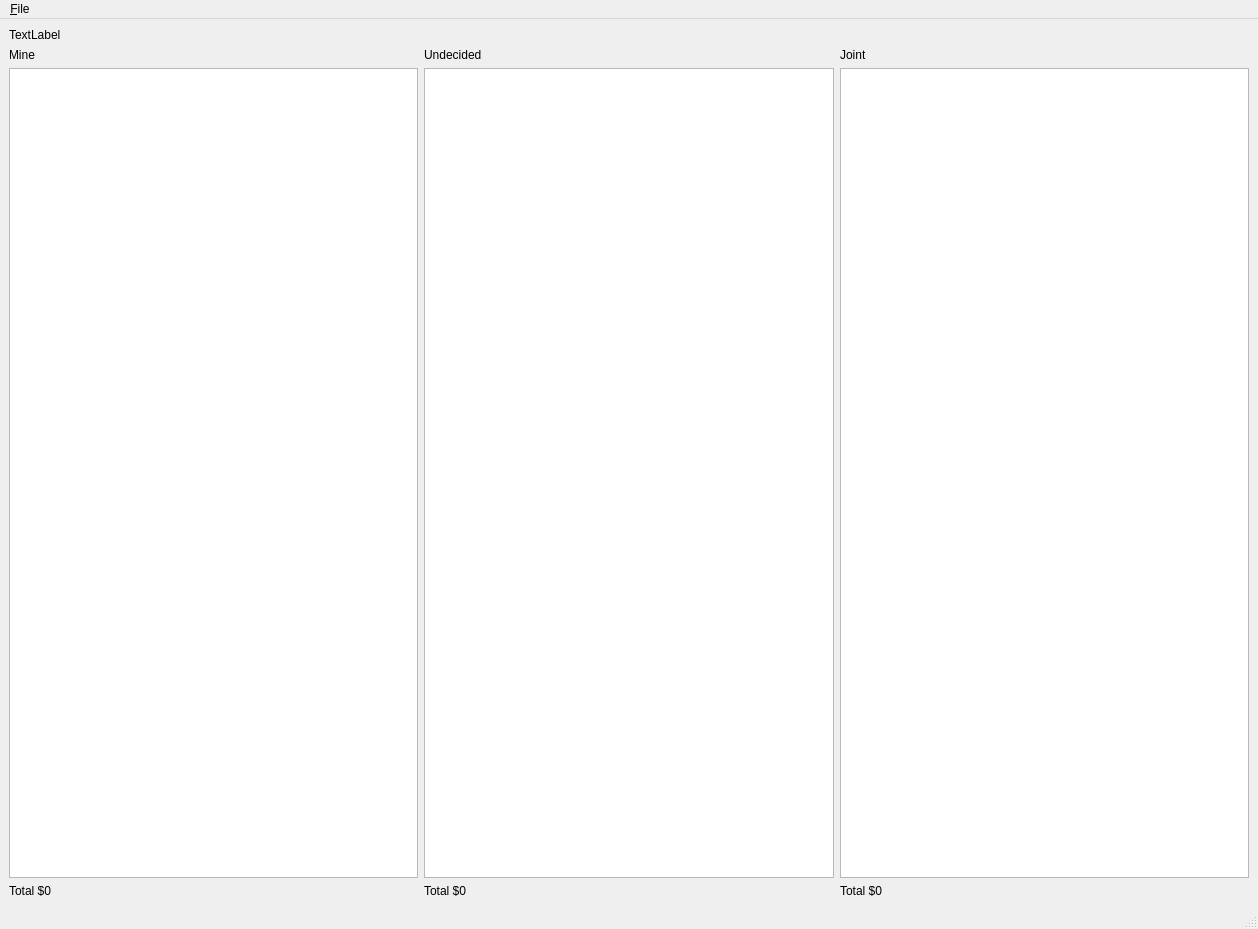
<?xml version="1.0" encoding="UTF-8"?>
<ui version="4.0">
 <class>finance</class>
 <widget class="QMainWindow" name="finance">
  <property name="geometry">
   <rect>
    <x>0</x>
    <y>0</y>
    <width>1258</width>
    <height>929</height>
   </rect>
  </property>
  <property name="windowTitle">
   <string>Finance</string>
  </property>
  <widget class="QWidget" name="centralwidget">
   <layout class="QGridLayout" name="gridLayout">
    <item row="2" column="0">
     <layout class="QGridLayout" name="mainGrid">
      <item row="3" column="0">
       <widget class="FinanceTableWidget" name="leftTable">
        <property name="rowCount">
         <number>0</number>
        </property>
        <property name="columnCount">
         <number>0</number>
        </property>
       </widget>
      </item>
      <item row="1" column="2">
       <widget class="QLabel" name="labelJoint">
        <property name="text">
         <string>Joint</string>
        </property>
       </widget>
      </item>
      <item row="1" column="0">
       <widget class="QLabel" name="labelMine">
        <property name="text">
         <string>Mine</string>
        </property>
       </widget>
      </item>
      <item row="3" column="1">
       <widget class="FinanceTableWidget" name="midTable">
        <property name="rowCount">
         <number>0</number>
        </property>
        <property name="columnCount">
         <number>0</number>
        </property>
       </widget>
      </item>
      <item row="3" column="2">
       <widget class="FinanceTableWidget" name="rightTable">
        <property name="rowCount">
         <number>0</number>
        </property>
        <property name="columnCount">
         <number>0</number>
        </property>
       </widget>
      </item>
      <item row="1" column="1">
       <widget class="QLabel" name="labelUndecided">
        <property name="text">
         <string>Undecided</string>
        </property>
       </widget>
      </item>
      <item row="4" column="2">
       <widget class="QLabel" name="rightTotal">
        <property name="text">
         <string>Total $0</string>
        </property>
       </widget>
      </item>
      <item row="4" column="1">
       <widget class="QLabel" name="midTotal">
        <property name="text">
         <string>Total $0</string>
        </property>
       </widget>
      </item>
      <item row="4" column="0">
       <widget class="QLabel" name="leftTotal">
        <property name="text">
         <string>Total $0</string>
        </property>
       </widget>
      </item>
     </layout>
    </item>
    <item row="0" column="0">
     <layout class="QGridLayout" name="gridLayout_2">
      <item row="0" column="0">
       <widget class="QLabel" name="label">
        <property name="text">
         <string>TextLabel</string>
        </property>
       </widget>
      </item>
     </layout>
    </item>
   </layout>
  </widget>
  <widget class="QMenuBar" name="menubar">
   <property name="geometry">
    <rect>
     <x>0</x>
     <y>0</y>
     <width>1258</width>
     <height>22</height>
    </rect>
   </property>
   <widget class="QMenu" name="menuFile">
    <property name="title">
     <string>&amp;File</string>
    </property>
    <addaction name="actionOpen"/>
   </widget>
   <addaction name="menuFile"/>
  </widget>
  <widget class="QStatusBar" name="statusbar"/>
  <action name="actionOpen">
   <property name="text">
    <string>&amp;Open...</string>
   </property>
  </action>
 </widget>
 <customwidgets>
  <customwidget>
   <class>FinanceTableWidget</class>
   <extends>QTableWidget</extends>
   <header>financetablewidget.h</header>
  </customwidget>
 </customwidgets>
 <resources/>
 <connections/>
</ui>
